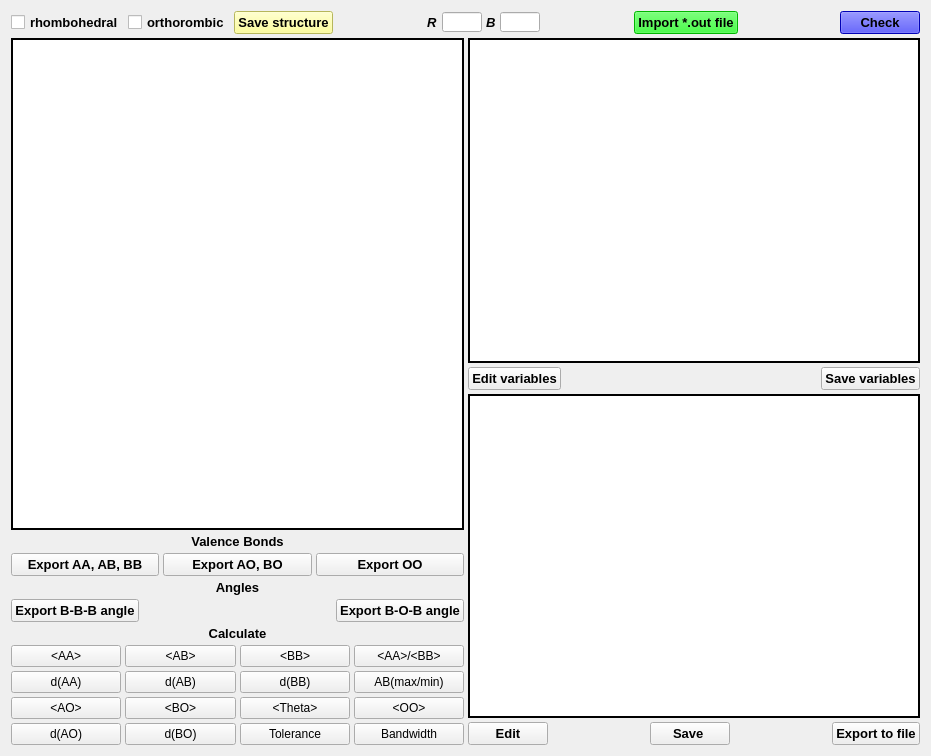
<?xml version="1.0" encoding="UTF-8"?>
<ui version="4.0">
 <class>my_window</class>
 <widget class="QMainWindow" name="my_window">
  <property name="geometry">
   <rect>
    <x>0</x>
    <y>0</y>
    <width>931</width>
    <height>756</height>
   </rect>
  </property>
  <property name="sizePolicy">
   <sizepolicy hsizetype="Fixed" vsizetype="Fixed">
    <horstretch>0</horstretch>
    <verstretch>0</verstretch>
   </sizepolicy>
  </property>
  <property name="windowTitle">
   <string>MainWindow</string>
  </property>
  <widget class="QWidget" name="centralwidget">
   <property name="sizeIncrement">
    <size>
     <width>1</width>
     <height>4</height>
    </size>
   </property>
   <property name="baseSize">
    <size>
     <width>931</width>
     <height>756</height>
    </size>
   </property>
   <property name="styleSheet">
    <string notr="true"/>
   </property>
   <layout class="QHBoxLayout" name="horizontalLayout_4">
    <item>
     <layout class="QVBoxLayout" name="Main_layout" stretch="0,5">
      <property name="spacing">
       <number>4</number>
      </property>
      <property name="sizeConstraint">
       <enum>QLayout::SetMinimumSize</enum>
      </property>
      <property name="leftMargin">
       <number>2</number>
      </property>
      <property name="topMargin">
       <number>2</number>
      </property>
      <property name="rightMargin">
       <number>2</number>
      </property>
      <property name="bottomMargin">
       <number>2</number>
      </property>
      <item>
       <layout class="QHBoxLayout" name="horizontalLayout_2">
        <item>
         <layout class="QHBoxLayout" name="save_structureLayout">
          <item>
           <widget class="QCheckBox" name="rhombohedral">
            <property name="font">
             <font>
              <pointsize>10</pointsize>
              <weight>75</weight>
              <bold>true</bold>
             </font>
            </property>
            <property name="text">
             <string>rhombohedral</string>
            </property>
            <property name="iconSize">
             <size>
              <width>25</width>
              <height>25</height>
             </size>
            </property>
           </widget>
          </item>
          <item>
           <widget class="QCheckBox" name="orthorombic">
            <property name="font">
             <font>
              <pointsize>10</pointsize>
              <weight>75</weight>
              <bold>true</bold>
             </font>
            </property>
            <property name="autoFillBackground">
             <bool>false</bool>
            </property>
            <property name="text">
             <string>orthorombic</string>
            </property>
            <property name="iconSize">
             <size>
              <width>25</width>
              <height>25</height>
             </size>
            </property>
            <property name="checkable">
             <bool>true</bool>
            </property>
            <property name="checked">
             <bool>false</bool>
            </property>
            <property name="tristate">
             <bool>false</bool>
            </property>
           </widget>
          </item>
          <item>
           <widget class="QPushButton" name="Save_structure">
            <property name="enabled">
             <bool>true</bool>
            </property>
            <property name="font">
             <font>
              <pointsize>10</pointsize>
              <weight>75</weight>
              <bold>true</bold>
             </font>
            </property>
            <property name="styleSheet">
             <string notr="true">
background-color: rgb(255, 255, 127);</string>
            </property>
            <property name="text">
             <string>Save structure</string>
            </property>
           </widget>
          </item>
         </layout>
        </item>
        <item>
         <spacer name="horizontalSpacer">
          <property name="orientation">
           <enum>Qt::Horizontal</enum>
          </property>
          <property name="sizeHint" stdset="0">
           <size>
            <width>30</width>
            <height>20</height>
           </size>
          </property>
         </spacer>
        </item>
        <item>
         <layout class="QHBoxLayout" name="horizontalLayout">
          <item>
           <widget class="QLabel" name="R">
            <property name="font">
             <font>
              <pointsize>10</pointsize>
              <weight>75</weight>
              <italic>true</italic>
              <bold>true</bold>
             </font>
            </property>
            <property name="lineWidth">
             <number>2</number>
            </property>
            <property name="text">
             <string>R</string>
            </property>
           </widget>
          </item>
          <item>
           <widget class="QLineEdit" name="get_R">
            <property name="sizePolicy">
             <sizepolicy hsizetype="Fixed" vsizetype="Fixed">
              <horstretch>0</horstretch>
              <verstretch>0</verstretch>
             </sizepolicy>
            </property>
            <property name="maximumSize">
             <size>
              <width>40</width>
              <height>20</height>
             </size>
            </property>
           </widget>
          </item>
          <item>
           <widget class="QLabel" name="B">
            <property name="font">
             <font>
              <pointsize>10</pointsize>
              <weight>75</weight>
              <italic>true</italic>
              <bold>true</bold>
             </font>
            </property>
            <property name="lineWidth">
             <number>2</number>
            </property>
            <property name="text">
             <string>B</string>
            </property>
           </widget>
          </item>
          <item>
           <widget class="QLineEdit" name="get_B">
            <property name="sizePolicy">
             <sizepolicy hsizetype="Fixed" vsizetype="Fixed">
              <horstretch>0</horstretch>
              <verstretch>0</verstretch>
             </sizepolicy>
            </property>
            <property name="maximumSize">
             <size>
              <width>40</width>
              <height>20</height>
             </size>
            </property>
            <property name="sizeIncrement">
             <size>
              <width>1</width>
              <height>10</height>
             </size>
            </property>
           </widget>
          </item>
         </layout>
        </item>
        <item>
         <spacer name="horizontalSpacer_2">
          <property name="orientation">
           <enum>Qt::Horizontal</enum>
          </property>
          <property name="sizeHint" stdset="0">
           <size>
            <width>18</width>
            <height>20</height>
           </size>
          </property>
         </spacer>
        </item>
        <item>
         <widget class="QPushButton" name="import_out_button">
          <property name="font">
           <font>
            <pointsize>10</pointsize>
            <weight>75</weight>
            <bold>true</bold>
           </font>
          </property>
          <property name="styleSheet">
           <string notr="true">background-color: rgb(0, 255, 0);
border-color: rgb(0, 0, 255);</string>
          </property>
          <property name="text">
           <string>Import *.out file</string>
          </property>
          <property name="iconSize">
           <size>
            <width>25</width>
            <height>25</height>
           </size>
          </property>
         </widget>
        </item>
        <item>
         <spacer name="horizontalSpacer_7">
          <property name="orientation">
           <enum>Qt::Horizontal</enum>
          </property>
          <property name="sizeHint" stdset="0">
           <size>
            <width>98</width>
            <height>20</height>
           </size>
          </property>
         </spacer>
        </item>
        <item>
         <widget class="QPushButton" name="Check_buttom">
          <property name="sizePolicy">
           <sizepolicy hsizetype="Fixed" vsizetype="Fixed">
            <horstretch>0</horstretch>
            <verstretch>0</verstretch>
           </sizepolicy>
          </property>
          <property name="font">
           <font>
            <pointsize>10</pointsize>
            <weight>75</weight>
            <bold>true</bold>
           </font>
          </property>
          <property name="styleSheet">
           <string notr="true">background-color: rgb(0, 0, 255);</string>
          </property>
          <property name="text">
           <string>Check</string>
          </property>
          <property name="iconSize">
           <size>
            <width>25</width>
            <height>25</height>
           </size>
          </property>
         </widget>
        </item>
       </layout>
      </item>
      <item>
       <layout class="QHBoxLayout" name="horizontalLayout_3">
        <item>
         <layout class="QVBoxLayout" name="Left_panel_Layout">
          <item>
           <widget class="QTextEdit" name="import_results_textedit">
            <property name="enabled">
             <bool>true</bool>
            </property>
            <property name="font">
             <font>
              <pointsize>10</pointsize>
             </font>
            </property>
            <property name="frameShape">
             <enum>QFrame::Box</enum>
            </property>
            <property name="frameShadow">
             <enum>QFrame::Plain</enum>
            </property>
            <property name="lineWidth">
             <number>2</number>
            </property>
            <property name="lineWrapMode">
             <enum>QTextEdit::WidgetWidth</enum>
            </property>
           </widget>
          </item>
          <item>
           <widget class="QLabel" name="label_1">
            <property name="font">
             <font>
              <pointsize>10</pointsize>
              <weight>75</weight>
              <bold>true</bold>
              <strikeout>false</strikeout>
              <kerning>true</kerning>
             </font>
            </property>
            <property name="text">
             <string>Valence Bonds</string>
            </property>
            <property name="alignment">
             <set>Qt::AlignCenter</set>
            </property>
           </widget>
          </item>
          <item>
           <layout class="QHBoxLayout" name="Bond_valence_Layout">
            <item>
             <widget class="QPushButton" name="Export_AA_AB_BB">
              <property name="font">
               <font>
                <pointsize>10</pointsize>
                <weight>75</weight>
                <bold>true</bold>
               </font>
              </property>
              <property name="text">
               <string>Export AA, AB, BB</string>
              </property>
             </widget>
            </item>
            <item>
             <widget class="QPushButton" name="Export_AO_BO">
              <property name="font">
               <font>
                <pointsize>10</pointsize>
                <weight>75</weight>
                <bold>true</bold>
               </font>
              </property>
              <property name="text">
               <string>Export AO, BO</string>
              </property>
             </widget>
            </item>
            <item>
             <widget class="QPushButton" name="Export_OO">
              <property name="font">
               <font>
                <pointsize>10</pointsize>
                <weight>75</weight>
                <bold>true</bold>
               </font>
              </property>
              <property name="text">
               <string>Export OO</string>
              </property>
             </widget>
            </item>
           </layout>
          </item>
          <item>
           <widget class="QLabel" name="label">
            <property name="font">
             <font>
              <pointsize>10</pointsize>
              <weight>75</weight>
              <bold>true</bold>
              <strikeout>false</strikeout>
              <kerning>true</kerning>
             </font>
            </property>
            <property name="text">
             <string>Angles</string>
            </property>
            <property name="alignment">
             <set>Qt::AlignCenter</set>
            </property>
           </widget>
          </item>
          <item>
           <layout class="QHBoxLayout" name="AngleLayout">
            <item>
             <widget class="QPushButton" name="Angle_B_B_B">
              <property name="font">
               <font>
                <pointsize>10</pointsize>
                <weight>75</weight>
                <bold>true</bold>
               </font>
              </property>
              <property name="text">
               <string>Export B-B-B angle</string>
              </property>
             </widget>
            </item>
            <item>
             <spacer name="horizontalSpacer_4">
              <property name="orientation">
               <enum>Qt::Horizontal</enum>
              </property>
              <property name="sizeHint" stdset="0">
               <size>
                <width>58</width>
                <height>20</height>
               </size>
              </property>
             </spacer>
            </item>
            <item>
             <widget class="QPushButton" name="Angle_B_O_B">
              <property name="font">
               <font>
                <pointsize>10</pointsize>
                <weight>75</weight>
                <bold>true</bold>
               </font>
              </property>
              <property name="text">
               <string>Export B-O-B angle</string>
              </property>
             </widget>
            </item>
           </layout>
          </item>
          <item>
           <widget class="QLabel" name="label_2">
            <property name="font">
             <font>
              <pointsize>10</pointsize>
              <weight>75</weight>
              <bold>true</bold>
              <strikeout>false</strikeout>
              <kerning>true</kerning>
             </font>
            </property>
            <property name="text">
             <string>Calculate</string>
            </property>
            <property name="alignment">
             <set>Qt::AlignCenter</set>
            </property>
           </widget>
          </item>
          <item>
           <layout class="QGridLayout" name="ButtomgridLayout">
            <item row="0" column="0">
             <widget class="QPushButton" name="ave_AA">
              <property name="text">
               <string>&lt;AA&gt;</string>
              </property>
             </widget>
            </item>
            <item row="0" column="1">
             <widget class="QPushButton" name="ave_AB">
              <property name="text">
               <string>&lt;AB&gt;</string>
              </property>
             </widget>
            </item>
            <item row="0" column="2">
             <widget class="QPushButton" name="ave_BB">
              <property name="text">
               <string>&lt;BB&gt;</string>
              </property>
             </widget>
            </item>
            <item row="0" column="3">
             <widget class="QPushButton" name="ave_AA_BB">
              <property name="text">
               <string>&lt;AA&gt;/&lt;BB&gt;</string>
              </property>
             </widget>
            </item>
            <item row="1" column="0">
             <widget class="QPushButton" name="def_AA">
              <property name="text">
               <string>d(AA)</string>
              </property>
             </widget>
            </item>
            <item row="1" column="1">
             <widget class="QPushButton" name="def_AB">
              <property name="text">
               <string>d(AB)</string>
              </property>
             </widget>
            </item>
            <item row="1" column="2">
             <widget class="QPushButton" name="def_BB">
              <property name="text">
               <string>d(BB)</string>
              </property>
             </widget>
            </item>
            <item row="1" column="3">
             <widget class="QPushButton" name="maxmin_AB">
              <property name="text">
               <string>AB(max/min)</string>
              </property>
             </widget>
            </item>
            <item row="2" column="0">
             <widget class="QPushButton" name="ave_AO">
              <property name="text">
               <string>&lt;AO&gt;</string>
              </property>
             </widget>
            </item>
            <item row="2" column="1">
             <widget class="QPushButton" name="ave_BO">
              <property name="text">
               <string>&lt;BO&gt;</string>
              </property>
             </widget>
            </item>
            <item row="2" column="2">
             <widget class="QPushButton" name="ave_Theta">
              <property name="text">
               <string>&lt;Theta&gt;</string>
              </property>
             </widget>
            </item>
            <item row="2" column="3">
             <widget class="QPushButton" name="ave_OO">
              <property name="text">
               <string>&lt;OO&gt;</string>
              </property>
             </widget>
            </item>
            <item row="3" column="0">
             <widget class="QPushButton" name="def_AO">
              <property name="text">
               <string>d(AO)</string>
              </property>
             </widget>
            </item>
            <item row="3" column="1">
             <widget class="QPushButton" name="def_BO">
              <property name="text">
               <string>d(BO)</string>
              </property>
             </widget>
            </item>
            <item row="3" column="2">
             <widget class="QPushButton" name="tolerance_factor">
              <property name="text">
               <string>Tolerance</string>
              </property>
             </widget>
            </item>
            <item row="3" column="3">
             <widget class="QPushButton" name="bandwidth">
              <property name="text">
               <string>Bandwidth</string>
              </property>
             </widget>
            </item>
           </layout>
          </item>
         </layout>
        </item>
        <item>
         <layout class="QVBoxLayout" name="right_panelLayout">
          <item>
           <widget class="QTextEdit" name="variables">
            <property name="font">
             <font>
              <pointsize>10</pointsize>
             </font>
            </property>
            <property name="styleSheet">
             <string notr="true"/>
            </property>
            <property name="frameShape">
             <enum>QFrame::Box</enum>
            </property>
            <property name="frameShadow">
             <enum>QFrame::Plain</enum>
            </property>
            <property name="lineWidth">
             <number>2</number>
            </property>
           </widget>
          </item>
          <item>
           <layout class="QHBoxLayout" name="Edit_variables_Layout">
            <item>
             <widget class="QPushButton" name="Edit_variables">
              <property name="font">
               <font>
                <pointsize>10</pointsize>
                <weight>75</weight>
                <bold>true</bold>
               </font>
              </property>
              <property name="text">
               <string>Edit variables</string>
              </property>
             </widget>
            </item>
            <item>
             <spacer name="horizontalSpacer_3">
              <property name="orientation">
               <enum>Qt::Horizontal</enum>
              </property>
              <property name="sizeHint" stdset="0">
               <size>
                <width>138</width>
                <height>20</height>
               </size>
              </property>
             </spacer>
            </item>
            <item>
             <widget class="QPushButton" name="Save_variables">
              <property name="font">
               <font>
                <pointsize>10</pointsize>
                <weight>75</weight>
                <bold>true</bold>
               </font>
              </property>
              <property name="text">
               <string>Save variables</string>
              </property>
             </widget>
            </item>
           </layout>
          </item>
          <item>
           <widget class="QTextEdit" name="calculated">
            <property name="font">
             <font>
              <pointsize>10</pointsize>
             </font>
            </property>
            <property name="autoFillBackground">
             <bool>false</bool>
            </property>
            <property name="styleSheet">
             <string notr="true"/>
            </property>
            <property name="frameShape">
             <enum>QFrame::Box</enum>
            </property>
            <property name="frameShadow">
             <enum>QFrame::Plain</enum>
            </property>
            <property name="lineWidth">
             <number>2</number>
            </property>
           </widget>
          </item>
          <item>
           <layout class="QHBoxLayout" name="Report_buttom_layout">
            <item>
             <widget class="QPushButton" name="Edit_results">
              <property name="font">
               <font>
                <pointsize>10</pointsize>
                <weight>75</weight>
                <bold>true</bold>
               </font>
              </property>
              <property name="text">
               <string>Edit</string>
              </property>
             </widget>
            </item>
            <item>
             <spacer name="horizontalSpacer_5">
              <property name="orientation">
               <enum>Qt::Horizontal</enum>
              </property>
              <property name="sizeHint" stdset="0">
               <size>
                <width>40</width>
                <height>20</height>
               </size>
              </property>
             </spacer>
            </item>
            <item>
             <widget class="QPushButton" name="Save_results">
              <property name="font">
               <font>
                <pointsize>10</pointsize>
                <weight>75</weight>
                <bold>true</bold>
               </font>
              </property>
              <property name="text">
               <string>Save </string>
              </property>
             </widget>
            </item>
            <item>
             <spacer name="horizontalSpacer_6">
              <property name="orientation">
               <enum>Qt::Horizontal</enum>
              </property>
              <property name="sizeHint" stdset="0">
               <size>
                <width>40</width>
                <height>20</height>
               </size>
              </property>
             </spacer>
            </item>
            <item>
             <widget class="QPushButton" name="export_to_file">
              <property name="font">
               <font>
                <pointsize>10</pointsize>
                <weight>75</weight>
                <bold>true</bold>
               </font>
              </property>
              <property name="text">
               <string>Export to file</string>
              </property>
             </widget>
            </item>
           </layout>
          </item>
         </layout>
        </item>
       </layout>
      </item>
     </layout>
    </item>
   </layout>
  </widget>
 </widget>
 <resources/>
 <connections>
  <connection>
   <sender>Save_results</sender>
   <signal>clicked()</signal>
   <receiver>my_window</receiver>
   <slot>save_results_func()</slot>
   <hints>
    <hint type="sourcelabel">
     <x>723</x>
     <y>741</y>
    </hint>
    <hint type="destinationlabel">
     <x>350</x>
     <y>291</y>
    </hint>
   </hints>
  </connection>
  <connection>
   <sender>def_AO</sender>
   <signal>clicked()</signal>
   <receiver>my_window</receiver>
   <slot>calculate_def_AO_func()</slot>
   <hints>
    <hint type="sourcelabel">
     <x>55</x>
     <y>741</y>
    </hint>
    <hint type="destinationlabel">
     <x>350</x>
     <y>291</y>
    </hint>
   </hints>
  </connection>
  <connection>
   <sender>def_BB</sender>
   <signal>clicked()</signal>
   <receiver>my_window</receiver>
   <slot>calculate_def_BB_func()</slot>
   <hints>
    <hint type="sourcelabel">
     <x>347</x>
     <y>683</y>
    </hint>
    <hint type="destinationlabel">
     <x>350</x>
     <y>291</y>
    </hint>
   </hints>
  </connection>
  <connection>
   <sender>Save_variables</sender>
   <signal>clicked()</signal>
   <receiver>my_window</receiver>
   <slot>save_variables_func()</slot>
   <hints>
    <hint type="sourcelabel">
     <x>916</x>
     <y>389</y>
    </hint>
    <hint type="destinationlabel">
     <x>350</x>
     <y>291</y>
    </hint>
   </hints>
  </connection>
  <connection>
   <sender>Edit_results</sender>
   <signal>clicked()</signal>
   <receiver>my_window</receiver>
   <slot>edit_results_func()</slot>
   <hints>
    <hint type="sourcelabel">
     <x>545</x>
     <y>741</y>
    </hint>
    <hint type="destinationlabel">
     <x>350</x>
     <y>291</y>
    </hint>
   </hints>
  </connection>
  <connection>
   <sender>def_BO</sender>
   <signal>clicked()</signal>
   <receiver>my_window</receiver>
   <slot>calculate_def_BO_func()</slot>
   <hints>
    <hint type="sourcelabel">
     <x>234</x>
     <y>741</y>
    </hint>
    <hint type="destinationlabel">
     <x>350</x>
     <y>291</y>
    </hint>
   </hints>
  </connection>
  <connection>
   <sender>bandwidth</sender>
   <signal>clicked()</signal>
   <receiver>my_window</receiver>
   <slot>calculate_bandwidth_func()</slot>
   <hints>
    <hint type="sourcelabel">
     <x>460</x>
     <y>741</y>
    </hint>
    <hint type="destinationlabel">
     <x>350</x>
     <y>291</y>
    </hint>
   </hints>
  </connection>
  <connection>
   <sender>export_to_file</sender>
   <signal>clicked()</signal>
   <receiver>my_window</receiver>
   <slot>showDialogWrite()</slot>
   <hints>
    <hint type="sourcelabel">
     <x>916</x>
     <y>741</y>
    </hint>
    <hint type="destinationlabel">
     <x>350</x>
     <y>291</y>
    </hint>
   </hints>
  </connection>
  <connection>
   <sender>maxmin_AB</sender>
   <signal>clicked()</signal>
   <receiver>my_window</receiver>
   <slot>calculate_maxmin_AB_func()</slot>
   <hints>
    <hint type="sourcelabel">
     <x>460</x>
     <y>683</y>
    </hint>
    <hint type="destinationlabel">
     <x>350</x>
     <y>291</y>
    </hint>
   </hints>
  </connection>
  <connection>
   <sender>Edit_variables</sender>
   <signal>clicked()</signal>
   <receiver>my_window</receiver>
   <slot>edit_variables_func()</slot>
   <hints>
    <hint type="sourcelabel">
     <x>565</x>
     <y>389</y>
    </hint>
    <hint type="destinationlabel">
     <x>350</x>
     <y>291</y>
    </hint>
   </hints>
  </connection>
  <connection>
   <sender>Check_buttom</sender>
   <signal>clicked()</signal>
   <receiver>my_window</receiver>
   <slot>parser()</slot>
   <hints>
    <hint type="sourcelabel">
     <x>918</x>
     <y>26</y>
    </hint>
    <hint type="destinationlabel">
     <x>350</x>
     <y>291</y>
    </hint>
   </hints>
  </connection>
  <connection>
   <sender>Export_AA_AB_BB</sender>
   <signal>clicked()</signal>
   <receiver>my_window</receiver>
   <slot>export_cation_cation_func()</slot>
   <hints>
    <hint type="sourcelabel">
     <x>79</x>
     <y>547</y>
    </hint>
    <hint type="destinationlabel">
     <x>350</x>
     <y>291</y>
    </hint>
   </hints>
  </connection>
  <connection>
   <sender>import_out_button</sender>
   <signal>clicked()</signal>
   <receiver>my_window</receiver>
   <slot>showDialogRead()</slot>
   <hints>
    <hint type="sourcelabel">
     <x>733</x>
     <y>28</y>
    </hint>
    <hint type="destinationlabel">
     <x>350</x>
     <y>291</y>
    </hint>
   </hints>
  </connection>
  <connection>
   <sender>ave_BB</sender>
   <signal>clicked()</signal>
   <receiver>my_window</receiver>
   <slot>calculate_ave_BB_func()</slot>
   <hints>
    <hint type="sourcelabel">
     <x>347</x>
     <y>654</y>
    </hint>
    <hint type="destinationlabel">
     <x>350</x>
     <y>291</y>
    </hint>
   </hints>
  </connection>
  <connection>
   <sender>Angle_B_O_B</sender>
   <signal>clicked()</signal>
   <receiver>my_window</receiver>
   <slot>export_BOB_func()</slot>
   <hints>
    <hint type="sourcelabel">
     <x>460</x>
     <y>601</y>
    </hint>
    <hint type="destinationlabel">
     <x>350</x>
     <y>291</y>
    </hint>
   </hints>
  </connection>
  <connection>
   <sender>ave_Theta</sender>
   <signal>clicked()</signal>
   <receiver>my_window</receiver>
   <slot>calculate_ave_Theta_func()</slot>
   <hints>
    <hint type="sourcelabel">
     <x>347</x>
     <y>712</y>
    </hint>
    <hint type="destinationlabel">
     <x>350</x>
     <y>291</y>
    </hint>
   </hints>
  </connection>
  <connection>
   <sender>ave_AO</sender>
   <signal>clicked()</signal>
   <receiver>my_window</receiver>
   <slot>calculate_ave_AO_func()</slot>
   <hints>
    <hint type="sourcelabel">
     <x>55</x>
     <y>712</y>
    </hint>
    <hint type="destinationlabel">
     <x>350</x>
     <y>291</y>
    </hint>
   </hints>
  </connection>
  <connection>
   <sender>Angle_B_B_B</sender>
   <signal>clicked()</signal>
   <receiver>my_window</receiver>
   <slot>export_BBB_func()</slot>
   <hints>
    <hint type="sourcelabel">
     <x>82</x>
     <y>601</y>
    </hint>
    <hint type="destinationlabel">
     <x>350</x>
     <y>291</y>
    </hint>
   </hints>
  </connection>
  <connection>
   <sender>ave_AA_BB</sender>
   <signal>clicked()</signal>
   <receiver>my_window</receiver>
   <slot>calculate_ave_AABB_func()</slot>
   <hints>
    <hint type="sourcelabel">
     <x>460</x>
     <y>654</y>
    </hint>
    <hint type="destinationlabel">
     <x>350</x>
     <y>291</y>
    </hint>
   </hints>
  </connection>
  <connection>
   <sender>ave_OO</sender>
   <signal>clicked()</signal>
   <receiver>my_window</receiver>
   <slot>calculate_ave_OO_func()</slot>
   <hints>
    <hint type="sourcelabel">
     <x>460</x>
     <y>712</y>
    </hint>
    <hint type="destinationlabel">
     <x>350</x>
     <y>291</y>
    </hint>
   </hints>
  </connection>
  <connection>
   <sender>ave_AA</sender>
   <signal>clicked()</signal>
   <receiver>my_window</receiver>
   <slot>calculate_ave_AA_func()</slot>
   <hints>
    <hint type="sourcelabel">
     <x>55</x>
     <y>654</y>
    </hint>
    <hint type="destinationlabel">
     <x>350</x>
     <y>291</y>
    </hint>
   </hints>
  </connection>
  <connection>
   <sender>def_AA</sender>
   <signal>clicked()</signal>
   <receiver>my_window</receiver>
   <slot>calculate_def_AA_func()</slot>
   <hints>
    <hint type="sourcelabel">
     <x>55</x>
     <y>683</y>
    </hint>
    <hint type="destinationlabel">
     <x>350</x>
     <y>291</y>
    </hint>
   </hints>
  </connection>
  <connection>
   <sender>def_AB</sender>
   <signal>clicked()</signal>
   <receiver>my_window</receiver>
   <slot>calculate_def_AB_func()</slot>
   <hints>
    <hint type="sourcelabel">
     <x>234</x>
     <y>683</y>
    </hint>
    <hint type="destinationlabel">
     <x>350</x>
     <y>291</y>
    </hint>
   </hints>
  </connection>
  <connection>
   <sender>ave_BO</sender>
   <signal>clicked()</signal>
   <receiver>my_window</receiver>
   <slot>calculate_ave_BO_func()</slot>
   <hints>
    <hint type="sourcelabel">
     <x>234</x>
     <y>712</y>
    </hint>
    <hint type="destinationlabel">
     <x>350</x>
     <y>291</y>
    </hint>
   </hints>
  </connection>
  <connection>
   <sender>Export_AO_BO</sender>
   <signal>clicked()</signal>
   <receiver>my_window</receiver>
   <slot>export_cation_anion_func()</slot>
   <hints>
    <hint type="sourcelabel">
     <x>309</x>
     <y>547</y>
    </hint>
    <hint type="destinationlabel">
     <x>350</x>
     <y>291</y>
    </hint>
   </hints>
  </connection>
  <connection>
   <sender>Export_OO</sender>
   <signal>clicked()</signal>
   <receiver>my_window</receiver>
   <slot>export_OO_func()</slot>
   <hints>
    <hint type="sourcelabel">
     <x>460</x>
     <y>547</y>
    </hint>
    <hint type="destinationlabel">
     <x>350</x>
     <y>291</y>
    </hint>
   </hints>
  </connection>
  <connection>
   <sender>ave_AB</sender>
   <signal>clicked()</signal>
   <receiver>my_window</receiver>
   <slot>calculate_ave_AB_func()</slot>
   <hints>
    <hint type="sourcelabel">
     <x>234</x>
     <y>654</y>
    </hint>
    <hint type="destinationlabel">
     <x>350</x>
     <y>291</y>
    </hint>
   </hints>
  </connection>
  <connection>
   <sender>Save_structure</sender>
   <signal>clicked()</signal>
   <receiver>my_window</receiver>
   <slot>save_variables_func()</slot>
   <hints>
    <hint type="sourcelabel">
     <x>292</x>
     <y>24</y>
    </hint>
    <hint type="destinationlabel">
     <x>465</x>
     <y>377</y>
    </hint>
   </hints>
  </connection>
 </connections>
 <slots>
  <slot>showDialogRead()</slot>
  <slot>export_cation_cation_func()</slot>
  <slot>export_cation_anion_func()</slot>
  <slot>export_OO_func()</slot>
  <slot>export_BBB_func()</slot>
  <slot>export_BOB_func()</slot>
  <slot>calculate_ave_AA_func()</slot>
  <slot>calculate_ave_AB_func()</slot>
  <slot>calculate_ave_BB_func()</slot>
  <slot>calculate_ave_AABB_func()</slot>
  <slot>calculate_ave_AO_func()</slot>
  <slot>calculate_ave_BO_func()</slot>
  <slot>calculate_ave_OO_func()</slot>
  <slot>calculate_ave_Theta_func()</slot>
  <slot>calculate_def_AA_func()</slot>
  <slot>calculate_def_AB_func()</slot>
  <slot>calculate_def_BB_func()</slot>
  <slot>calculate_maxmin_AB_func()</slot>
  <slot>calculate_def_AO_func()</slot>
  <slot>calculate_def_BO_func()</slot>
  <slot>calculate_tolerance_func()</slot>
  <slot>calculate_bandwidth_func()</slot>
  <slot>edit_variables_func()</slot>
  <slot>save_variables_func()</slot>
  <slot>edit_results_func()</slot>
  <slot>save_results_func()</slot>
  <slot>showDialogWrite()</slot>
  <slot>parser()</slot>
 </slots>
</ui>
